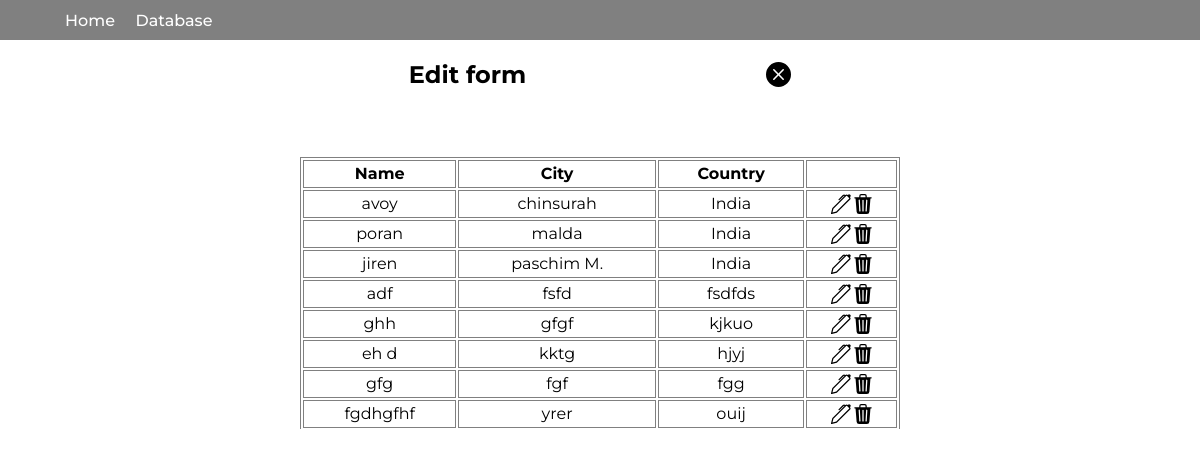
Page /gallery/ on the committed database.
### crudapp/models.py (models this page shows, shortened)
class Entries(models.Model):
    name = models.CharField(max_length=30)
    phone = models.IntegerField()
    email = models.CharField(max_length=100)
    city = models.CharField(max_length=30)
    state = models.CharField(max_length=30)
    country = models.CharField(max_length=30)
    pin = models.IntegerField()
    datetime = models.DateTimeField(auto_now=True)

### crudapp/views.py (the view)
# urls.py: path('gallery/', views.gallery, name="gallery"),
def gallery(request):
    all_data = Entries.objects.all()
    return render(request, "gallery.html", {"entries":all_data})

### crudapp/templates/gallery.html (shortened to what this page needs)
<!DOCTYPE html>
<html lang="en">
<head>
    {% load static %}
    <link rel="stylesheet" href="{% static 'base.css' %}">
</head>
<body>
    <nav class="navbar">
        <ul>
            <li><a href="/">Home</a></li>
            <li><a href="#">Database</a></li>
        </ul>
    </nav>
    <div class="popUpbox">
        <div class="popHead">
            <h2>Edit form</h2>
        </div>
    </div>
    <div class="tableDiv">
        <p class="htSpacer"> </p>
        <table>
            <tr>
                <th>Name</th>
                <th>City</th>
                <th>Country</th>
                <th> </th>
            </tr>
            {% for i in entries %}
            <tr class="bodyTr">
                <td><a href="{{i.get_absolute_url}}" id="">{{i.name}}</a></td>
                <td>{{i.city}}</td>
                <td>{{i.country}}</td>
                <td class="icontd">
                    <div class="divIcons">
                        <div>
                            <svg xmlns="http://www.w3.org/2000/svg" class="editIcon" data-id="{{i.id}}" width="20" height="20" fill="currentColor" style="cursor:pointer;" class="bi bi-pen" viewBox="0 0 16 16">
                                <path d="m13.498.795.149-.149a1.207 1.207 0 1 1 1.707 1.708l-.149.148a1.5 1.5 0 0 1-.059 2.059L4.854 14.854a.5.5 0 0 1-.233.131l-4 1a.5.5 0 0 1-.606-.606l1-4a.5.5 0 0 1 .131-.232l9.642-9.642a.5.5 0 0 0-.642.056L6.854 4.854a.5.5 0 1 1-.708-.708L9.44.854A1.5 1.5 0 0 1 11.5.796a1.5 1.5 0 0 1 1.998-.001m-.644.766a.5.5 0 0 0-.707 0L1.95 11.756l-.764 3.057 3.057-.764L14.44 3.854a.5.5 0 0 0 0-.708z"/>
                            </svg>
                        </div>
                        <div>
                            <svg xmlns="http://www.w3.org/2000/svg" class="deleteIcon" data-id="{{i.id}}" width="20" height="20" fill="currentColor" style="cursor:pointer;" class="bi bi-trash3-fill cursor-pointer" viewBox="0 0 16 16">
                                <path d="M11 1.5v1h3.5a.5.5 0 0 1 0 1h-.538l-.853 10.66A2 2 0 0 1 11.115 16h-6.23a2 2 0 0 1-1.994-1.84L2.038 3.5H1.5a.5.5 0 0 1 0-1H5v-1A1.5 1.5 0 0 1 6.5 0h3A1.5 1.5 0 0 1 11 1.5m-5 0v1h4v-1a.5.5 0 0 0-.5-.5h-3a.5.5 0 0 0-.5.5M4.5 5.029l.5 8.5a.5.5 0 1 0 .998-.06l-.5-8.5a.5.5 0 1 0-.998.06m6.53-.528a.5.5 0 0 0-.528.47l-.5 8.5a.5.5 0 0 0 .998.058l.5-8.5a.5.5 0 0 0-.47-.528M8 4.5a.5.5 0 0 0-.5.5v8.5a.5.5 0 0 0 1 0V5a.5.5 0 0 0-.5-.5"/>
                            </svg>
                        </div>
                    </div>
                </td>
            </tr>
            {% endfor %}
        </table>
    </div>
    {% load static %}
</body>
</html>

### crudapp/static/base.css (style rules this page uses)
body { margin:0; padding:0; overflow:scroll; }
.navbar { width:100%; height:5vh; background-color:gray; position:sticky; display:flex; justify-content:left; align-items:center; }
li, button, a, p, h1, h2, table, td, th, tr { font-family:'Montserrat'; }
a { text-decoration:none; color:inherit; }
.navbar ul { height:100%; display:flex; justify-content:left; align-items:center; margin:0; padding:0; }
.navbar li { width:7vw; height:100%; list-style-type:none; display:flex; justify-content:center; align-items:center; }
.navbar a { height:100%; text-decoration:none; color:white; font-weight:500; display:flex; align-items:center; }
.popHead { width:100%; height:20%; display:flex; flex-direction:row; justify-content:center; align-items:center; }
.htSpacer { width:100%; height:15%; min-height:15%; display:block; margin:0; padding:0; }
.tableDiv { width:100%; height:40vh; display:flex; flex-direction:column; justify-content:start; align-items:center; overflow:scroll; }
.tableDiv table { width:50%; height:max-content; border:1px solid gray; }
th, td { height:3vh; text-align:center; border:1px solid gray; }
.divIcons { width:100%; height:max-content; display:flex; flex-direction:row; justify-content: center; align-items:center; }
.divIcons div { width:25%; height:100%; display:flex; justify-content:center; align-items:center; }

### rows in the picture
Entries: name "avoy", city "chinsurah", country "India"
Entries: name "poran", city "malda", country "India"
Entries: name "jiren", city "paschim M.", country "India"
Entries: name "adf", city "fsfd", country "fsdfds"
Entries: name "ghh", city "gfgf", country "kjkuo"
Entries: name "eh d", city "kktg", country "hjyj"
Entries: name "gfg", city "fgf", country "fgg"
Entries: name "fgdhgfhf", city "yrer", country "ouij"
